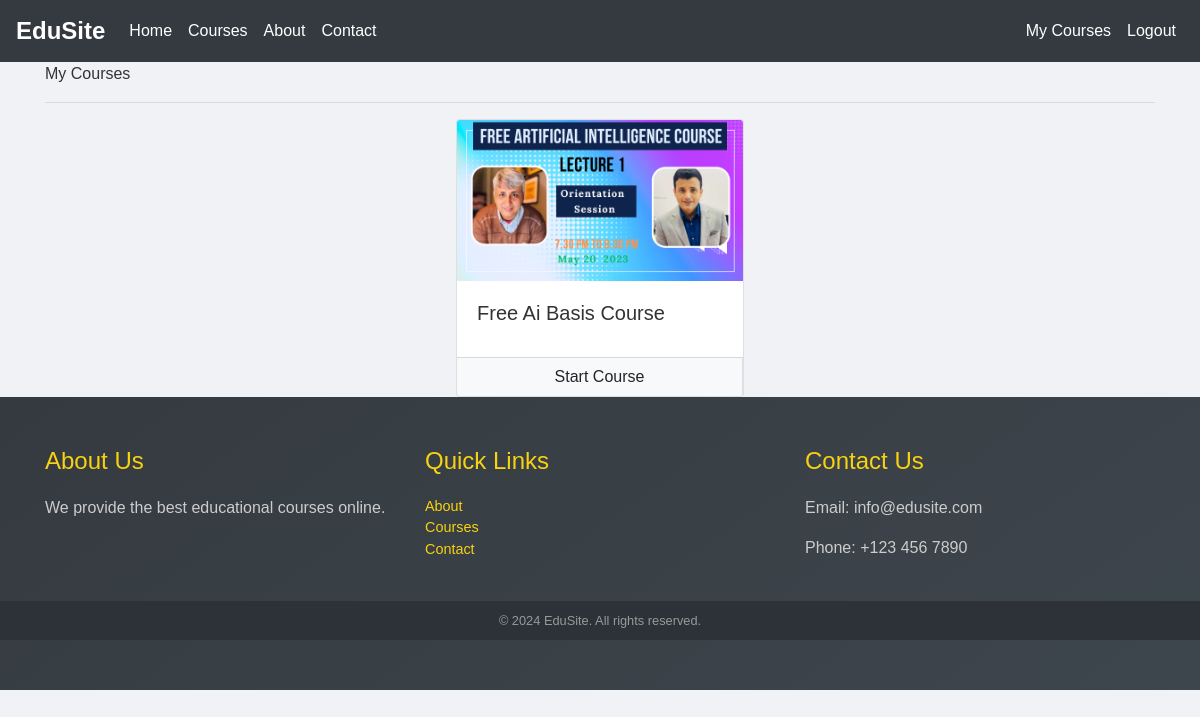
The app's page /my-courses (signed in) with its own data.
### courses/models/user_course.py (models this page shows, shortened)
class UserCourse(models.Model):
    user = models.ForeignKey(User , null = False , on_delete=models.CASCADE)
    course = models.ForeignKey(Course , null = False , on_delete=models.CASCADE)
    date = models.DateTimeField(auto_now_add=True)

### courses/models/course.py (models this page shows, shortened)
class Course(models.Model):
    name = models.CharField(max_length = 50 , null = False)
    slug = models.CharField(max_length = 50 , null = False , unique = True)
    description = models.CharField(max_length = 200 , null = True)
    price = models.IntegerField(null=False)
    discount = models.IntegerField(null=False , default = 0)
    active = models.BooleanField(default = False)
    thumbnail = models.ImageField(upload_to = "files/thumbnail")
    date = models.DateTimeField(auto_now_add= True)
    resource = models.FileField(upload_to = "files/resource")
    length = models.IntegerField(null=False)

### courses/views/courses.py (the view)
# urls.py: path('my-courses', MyCoursesList.as_view() , name = 'my-courses'),
@method_decorator(login_required(login_url='login'), name='dispatch')
class MyCoursesList(ListView):
    template_name = 'courses/my_courses.html'
    context_object_name = 'user_courses'
    def get_queryset(self):
        return UserCourse.objects.filter(user=self.request.user)

### courses/templates/courses/my_courses.html (shortened to what this page needs)
{% extends 'courses/base.html' %}
{% load course_custom_tags %}
{%block content%}
<div class="container">
   <p class="display-6">My Courses </p>
   <hr>
   <div class="row">
      {% for uc in user_courses %}
      <div class="col mx-auto">
          <div class="card mx-auto" style="width: 18rem;">
              <img class="card-img-top" src="{{uc.course.thumbnail.url}}" alt="Card image cap">
              <div class="card-body">
                  <h5 class="card-title">{{uc.course.name}}</h5>
              </div>
              <div class="card-footer p-0">
                  <div class="row no-gutters">
                      <div class="col border-right">
                          <a href="/course/{{uc.course.slug}}" class="btn btn-light btn-block">Start Course</a>
                      </div>
                  </div>
              </div>
          </div>
      </div>
      {% endfor %}
  </div>
</div>
{%endblock%}

### courses/templates/courses/base.html (style rules this page uses)
body { font-family: 'Arial', sans-serif; background-color: #f0f2f5; color: #333; }

### records on screen
UserCourse: course.thumbnail (picture), course.name "Free Ai Basis Course"
